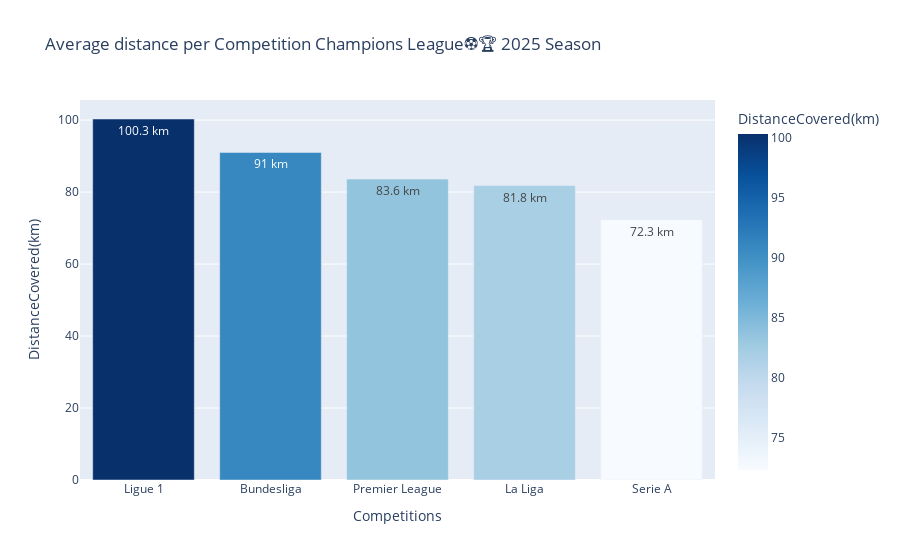

The notebook cell saved with this chart:
### Code cell
fig = px.bar(
    avg_distance,
    x='Competitions',
    y='DistanceCovered(km)',
    title='Average distance per Competition Champions League⚽🏆 2025 Season',
    text='DistanceCovered(km)',
    color='DistanceCovered(km)',
    color_continuous_scale='Blues'
)
fig.update_traces(texttemplate='%{text} km', textposition='inside')
fig.show()

### Figure 1 — Plotly figure (JSON) as saved in the notebook; plotly's stock layout.template omitted (floating-point values rounded to 4 significant figures)
{"data": [{"hovertemplate": "Competitions=%{x}<br>DistanceCovered(km)=%{marker.color}<extra></extra>", "legendgroup": "", "marker": {"color": [100.3, 91.0, 83.6, 81.8, 72.3], "coloraxis": "coloraxis", "pattern": {"shape": ""}}, "name": "", "orientation": "v", "showlegend": false, "text": [100.3, 91.0, 83.6, 81.8, 72.3], "textposition": "inside", "x": ["Ligue 1", "Bundesliga", "Premier League", "La Liga", "Serie A"], "xaxis": "x", "y": [100.3, 91.0, 83.6, 81.8, 72.3], "yaxis": "y", "type": "bar", "texttemplate": "%{text} km"}], "layout": {"xaxis": {"anchor": "y", "domain": [0.0, 1.0], "title": {"text": "Competitions"}}, "yaxis": {"anchor": "x", "domain": [0.0, 1.0], "title": {"text": "DistanceCovered(km)"}}, "coloraxis": {"colorbar": {"title": {"text": "DistanceCovered(km)"}}, "colorscale": [[0.0, "rgb(247,251,255)"], [0.125, "rgb(222,235,247)"], [0.25, "rgb(198,219,239)"], [0.375, "rgb(158,202,225)"], [0.5, "rgb(107,174,214)"], [0.625, "rgb(66,146,198)"], [0.75, "rgb(33,113,181)"], [0.875, "rgb(8,81,156)"], [1.0, "rgb(8,48,107)"]]}, "legend": {"tracegroupgap": 0}, "title": {"text": "Average distance per Competition Champions League⚽🏆 2025 Season"}, "barmode": "relative"}}
